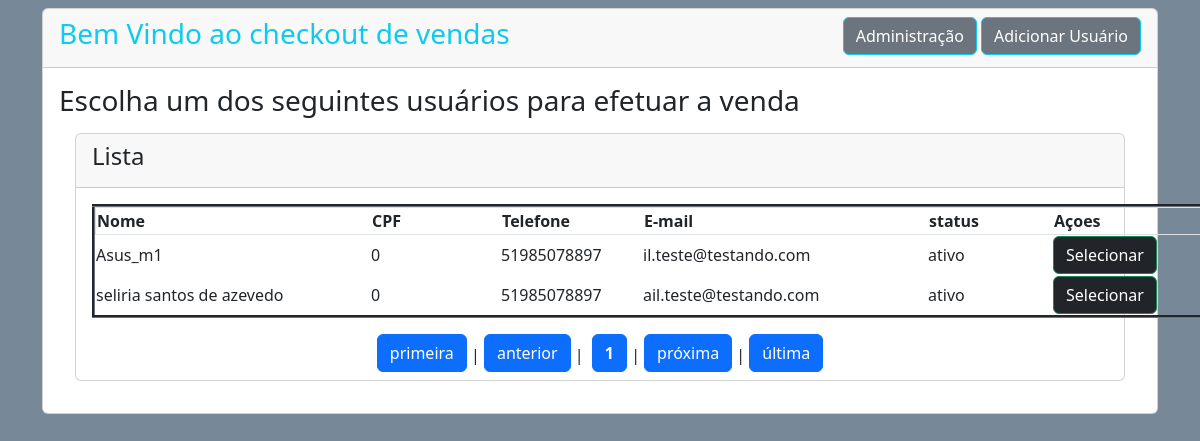
The page /administrador/vendas/checkout.php on the database as committed earlier.
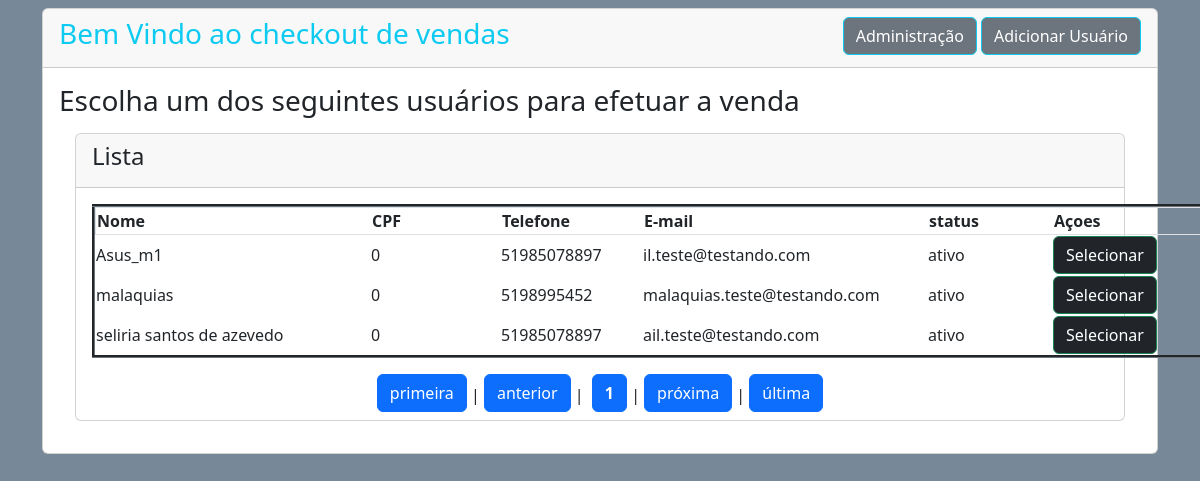
The same page on the database as committed later.
### tables this page shows
CREATE TABLE `usuarios` (
  `id_usuario` int(11) NOT NULL,
  `nome` varchar(150) NOT NULL,
  `CPF` bigint(14) NOT NULL,
  `telefone` bigint(14) NOT NULL,
  `celular` bigint(14) NOT NULL,
  `CEP` int(8) NOT NULL,
  `UF` varchar(30) NOT NULL,
  `cidade` varchar(100) NOT NULL,
  `bairro` varchar(100) NOT NULL,
  `logradouro` varchar(120) NOT NULL,
  `complemento` varchar(60) NOT NULL,
  `email` varchar(100) NOT NULL,
  `senha` varchar(100) NOT NULL,
  `foto` varchar(40) NOT NULL,
  `apelido` varchar(100) NOT NULL,
  `data_entrada` datetime NOT NULL,
  `status` int(1) NOT NULL,
  `administrador` int(1) NOT NULL
);

### administrador/vendas/checkout.php (the view, shortened to what this page needs)
<?php
require_once '../../database.php';
?>
<!doctype html>
<html lang="pt-br">
  <head>
    <link href="https://cdn.jsdelivr.net/npm/bootstrap@5.3.3/dist/css/bootstrap.min.css" rel="stylesheet">
	<link rel="stylesheet" href="../../css/modal.css">
</head>
<body style="background: #778899">
  <div class="container">
	<div class="card mt-2">
        <div class="card-header">
			<div class="row">
			<div class="col">
            <h3 class="text-info">Bem Vindo ao checkout de vendas</h3>
			</div>
			<div class="col" align="right">
				<a href="../menu_admin.php" class="btn btn-secondary border-info">Administração</a>
				<a href="?adicionar_cliente=ok" class="btn btn-secondary border-info">Adicionar Usuário</a>
			</div>
			</div>
			</div>
        <div class="card-body">
		<h3>Escolha um dos seguintes usuários para efetuar a venda</h3>
		<?php
			$quantidade_us = 20;
			$pagina     = (isset($_GET['pagina'])) ? (int)$_GET['pagina'] : 1;
			$inicio     = ($quantidade_us * $pagina) - $quantidade_us;
				$sql_a = "SELECT * FROM usuarios WHERE status = 1 ORDER BY nome LIMIT $inicio,$quantidade_us ";
				$consulta_a = $conexao->query($sql_a);
				$dados = $consulta_a->fetchALL(PDO::FETCH_ASSOC);
				echo '<div class="card m-3">
					  <div class="card-header">
						  <h4>Lista</h4>
					  </div>
					  <div class="card-body">';
					  if(!empty($dados)){
					  echo '<table  border="3" class="border-secondary" style="table-layout: fixed;width:1113px">';
					  echo '<thead style="display: block;position: relative;" class="border">';
					  echo '<tr>';
					  echo '<th width=275>Nome</th><th width=130>CPF</th><th width=142>Telefone</th><th width=285>E-mail</th><th width=125>status</th><th>Açoes</th>';
					  echo '</tr>';
					  echo '</thead>';
					  echo '<tbody style="display: block;  overflow: auto;width: 100%;max-height: 600px;overflow-y: scroll;overflow-x: hidden;">';
					   foreach($dados as $d_b){
						if($d_b['status'] > 0){ $status = 'ativo'; }else{ $status = 'desativado';}
							  echo '<tr><td width=275>'.$d_b['nome'].'</td><td width=130>'.$d_b['CPF'].'</td><td width=142>'. $d_b['telefone'].'</td><td width=285>'.$d_b['email'].'</td>
							  <td width=125>'.$status.'</td><td><a class="btn btn-dark border-success me-2" href = "?pagina='.$pagina.'&id_usuario='.$d_b['id_usuario'].'">Selecionar</a>
							  </td></tr>';
								}
							  echo '</tbody>';
							   echo '</table>';
						}else{
							 echo '<div class="col-sm-8 mx-auto"><h3 class="alert alert-secondary">Nenhum usuario encontrado...</h3></div>';
							}
							echo '</div>';
						$sqlTotal ="SELECT COUNT(id_usuario) as id FROM usuarios WHERE status = 1";
						$consulta_c = $conexao->query($sqlTotal);
						$qrTotal = $consulta_c->fetch(PDO::FETCH_ASSOC);
						  $totalPagina= ceil($qrTotal['id']/$quantidade_us);
						   $anterior  = (($pagina - 1) == 0) ? 1 : $pagina - 1;
						   $posterior = (($pagina+1) >= $totalPagina) ? $totalPagina : $pagina+1;
						   echo '<div id="navegacao" align="center">';
								echo '<a  class="btn btn-primary mb-2" href="?pagina=1">primeira</a> | ';
								echo "<a  class='btn btn-primary mb-2' href=\"?pagina=$anterior\">anterior</a> | ";
						  echo '<a  class="btn btn-primary mb-2 ms-1" href="?pagina='.$pagina.'"><strong>'.$pagina.'</strong></a>';
							 echo " | <a class='btn btn-primary mb-2' href=\"?pagina=$posterior\">próxima</a> | ";
							echo "  <a class='btn btn-primary mb-2' href=\"?pagina=$totalPagina\">última</a>";
		?>
		</div>
	</div>
  </div>
</body>

Rows that differ between the two databases and show on the page:
added usuarios: nome "malaquias", CPF "0", telefone "5198995452", email "malaquias.teste@testando.com", status "ativo"
